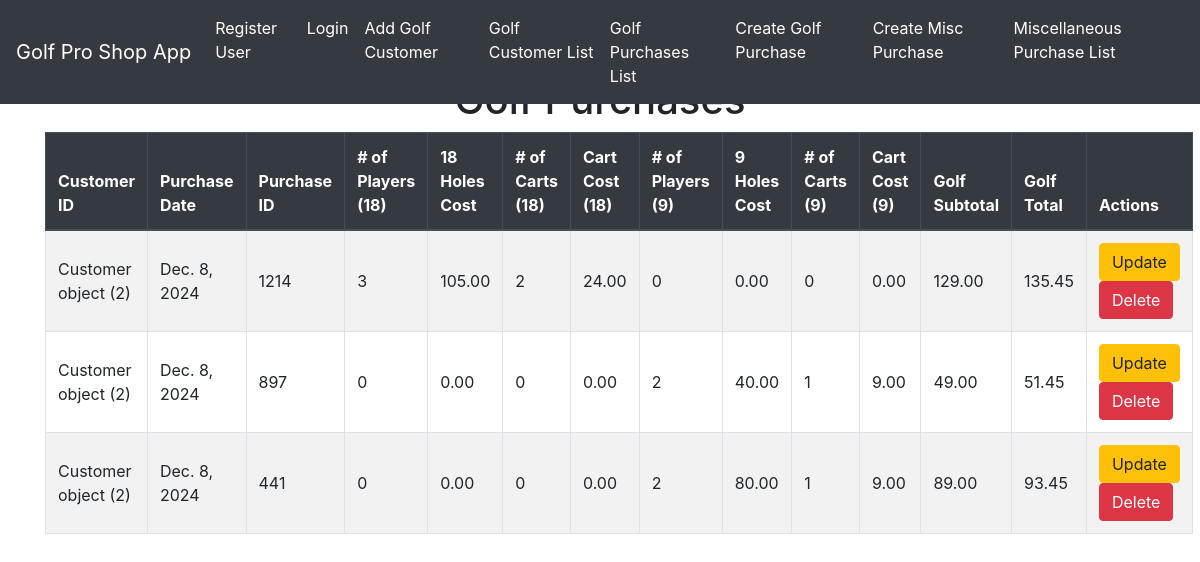
The app's page /gplist/, older data.
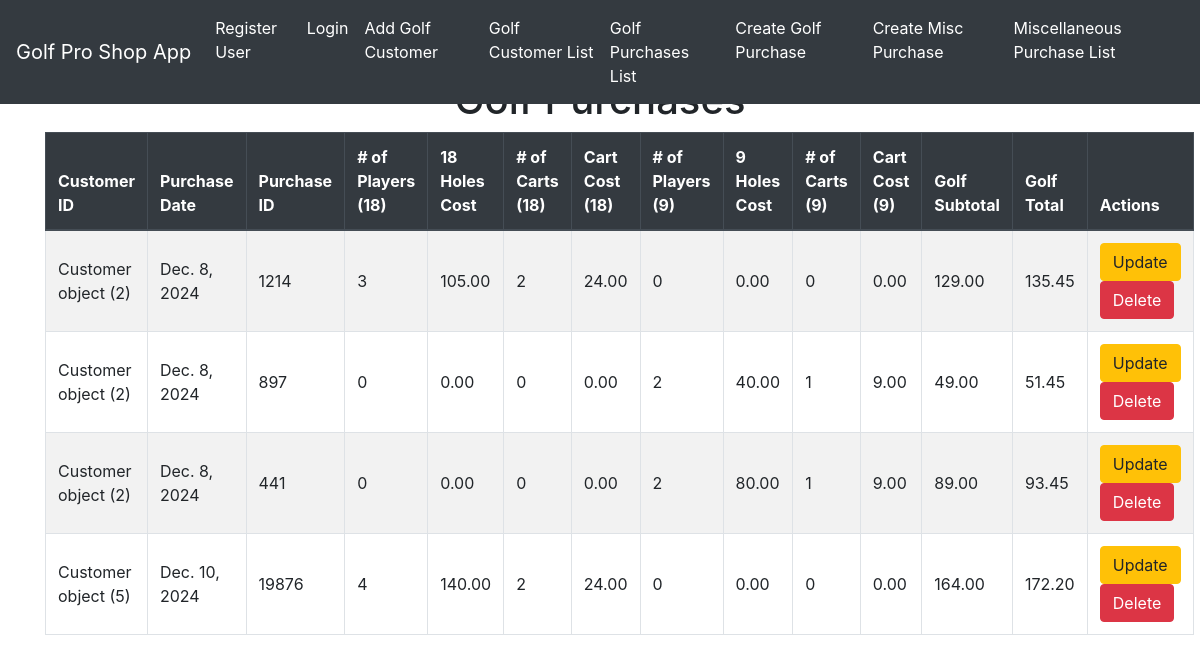
The same page, newer data.
### golfproapp/models.py (models this page shows, shortened)
class Golf_purchases(models.Model):
    customer_id = models.ForeignKey(Customer, on_delete=models.CASCADE)
    gp_date= models.DateField(default=timezone.now)
    gp_id = models.IntegerField(default=1, unique=True)
    num_18_players = models.IntegerField(default=1)
    holes_18_price = models.DecimalField(default=35.00, max_digits=10, decimal_places=2)
    num_9_players = models.IntegerField(default=1)
    holes_9_price = models.DecimalField(default=20.00, max_digits=10, decimal_places=2)
    num_18_carts = models.IntegerField(default=1)
    num_9_carts = models.IntegerField(default=1)
    cart_9_price = models.DecimalField(default=9.00, max_digits=10, decimal_places=2)
    cart_18_price = models.DecimalField(default=12.00, max_digits=10, decimal_places=2)
    golf_subtotal = models.DecimalField(default=0.00, max_digits=10, decimal_places=2)
    golf_tax=models.DecimalField(default=.05, max_digits=10, decimal_places=2)
    golf_total=models.DecimalField(default=.05, max_digits=10, decimal_places=2)

class Customer(models.Model):
    customer_id = models.AutoField(primary_key=True)
    golferchoice=[('Y','Yes'),('N','No'),]
    gchoice = models.CharField(max_length=1, choices=golferchoice, default='Y')
    fname = models.TextField(max_length=10, default="Golfer1")
    lname = models.TextField(max_length=10, default="Golfer1Lname")
    g_phone = models.CharField(default="555-867-5309", max_length=15)
    g_email = models.CharField(default="bob.smith@aol.com", max_length=30)

### golfproapp/views.py (the view)
# urls.py: path('gplist/', views.golf_purchases_list_view.as_view(), name = 'golf_purchase_list_view'),
class golf_purchases_list_view(ListView):
    model = Golf_purchases
    template_name = 'golf_purchases_list.html'
    context_object_name='golf_purchase_object_list'
    def get_queryset(self):
        queryset = super().get_queryset()
        return queryset

### golfproapp/templates/golfproapp/golf_purchases_list.html (shortened to what this page needs)
{% extends "golfproapp/layout.html" %}
{% block content %}
    <h1 class="text-center">Golf Purchases</h1>
    <table class="table table-bordered table-striped ">
        <thead class="thead-dark">
            <tr>
                <th>Customer ID</th>
                <th>Purchase Date</th>
                <th>Purchase ID</th>
                <th># of Players (18)</th>
                <th>18 Holes Cost</th>
                <th># of Carts (18)</th>
                <th>Cart Cost (18)</th>
                <th># of Players (9)</th>
                <th>9 Holes Cost</th>
                <th># of Carts (9)</th>
                <th>Cart Cost (9)</th>
                <th>Golf Subtotal</th>
                <th>Golf Total</th>
                <th>Actions</th>
            </tr>
        </thead>
        <tbody>
            {% for golf_purchase in object_list %}
            <tr>
                <td>{{ golf_purchase.customer_id }} </td>
                <td>{{ golf_purchase.gp_date }} </td>
                <td>{{ golf_purchase.gp_id }} </td>
                <td>{{ golf_purchase.num_18_players }} </td>
                <td>{{ golf_purchase.holes_18_price }} </td>
                <td>{{ golf_purchase.num_18_carts }} </td>
                <td>{{ golf_purchase.cart_18_price }} </td>
                <td>{{ golf_purchase.num_9_players }} </td>
                <td>{{ golf_purchase.holes_9_price }} </td>
                <td>{{ golf_purchase.num_9_carts }} </td>
                <td>{{ golf_purchase.cart_9_price }} </td>
                <td>{{ golf_purchase.golf_subtotal }} </td>
                <td>{{ golf_purchase.golf_total }} </td>
                <td>
                    <a href="{% url 'golf_purchase_update' golf_purchase.gp_id %}" class="btn btn-warning" >Update</a>
                    <a href="{% url 'golf_purchase_delete' golf_purchase.gp_id %}" class="btn btn-danger" >Delete</a>
                </td>
            </tr>
            {% endfor %}
        </tbody>
    </table>
{% endblock %}

### golfproapp/templates/golfproapp/layout.html (shortened to what this page needs)
<!DOCTYPE html>
<html lang="en">
<head>
    <link href="https://cdn.jsdelivr.net/npm/bootstrap@4.5.2/dist/css/bootstrap.min.css" rel="stylesheet">
</head>
<body>
    <nav class="navbar navbar-expand-lg navbar-dark fixed-top">
        <a class="navbar-brand" href="{% url 'home' %}">Golf Pro Shop App</a>
        <div class="collapse navbar-collapse" id="navbarNav">
            <br>
            <br>
            <ul class="navbar-nav">
              {% if user.is_authenticated %}
                <li class = "nav-item">
                    <a class="nav-link" href="{% url 'logout' %}">Logout</a>
                </li>
              {% else %}
              <li class = "nav-item">
                <a class="nav-link" href="{% url 'register_user' %}">Register User</a>
                <li class = "nav-item">
                <a class="nav-link" href="{% url 'login' %}">Login</a>
              </li>
              {% endif %}
                <li class="nav-item">
                    <a class="nav-link" href="{% url 'customer_create' %}">Add Golf Customer</a>
                </li>
                <li class="nav-item">
                    <a class="nav-link" href="{% url 'customer_list' %}">Golf Customer List</a>
                </li>
                <li class="nav-item">
                    <a class="nav-link" href="{% url 'golf_purchase_list_view' %}">Golf Purchases List</a>
                </li>
                <li class="nav-item">
                    <a class="nav-link" href="{% url 'golf_purchase_create' %}">Create Golf Purchase</a>
                </li>
                <li class="nav-item">
                    <a class="nav-link" href="{% url 'misc_purchase_create' %}">Create Misc Purchase</a>
                </li>
                <li class="nav-item">
                    <a class="nav-link" href="{% url 'misc_purchase_list' %}">Miscellaneous Purchase List</a>
                </li>
            </ul>
        </div>
    </nav>
    <div class="container">
        {% block content %}
        {% endblock  %}
    </div>
</body>
</html>

### golfproapp/templates/golfproapp/layout.html (style rules this page uses)
body { padding-top: 56px; }
ul { list-style-type: none; }
.navbar { background-color: #343a40; }
.navbar-brand, .nav-link { color: #fff !important; }
.container { margin-top: 20px; }
.table th, .table td { vertical-align: middle; }

Row changes from the older to the newer data that the page shows:
added Golf_purchases: customer_id "Customer object (5)", gp_date "Dec. 10, 2024", gp_id "19876", num_18_players "4", holes_18_price "140.00", num_18_carts "2", cart_18_price "24.00", num_9_players "0", holes_9_price "0.00", num_9_carts "0", cart_9_price "0.00", golf_subtotal "164.00", golf_total "172.20"
